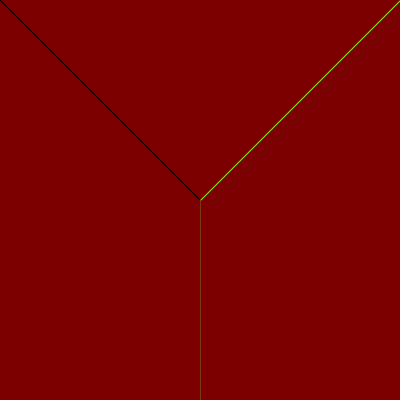
Frame 1 (no input)
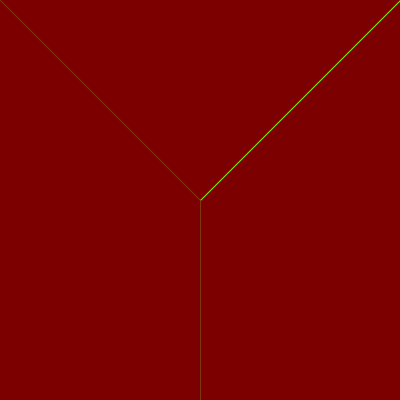
Frame 60 (the mouse pressed at the canvas centre just before this capture)
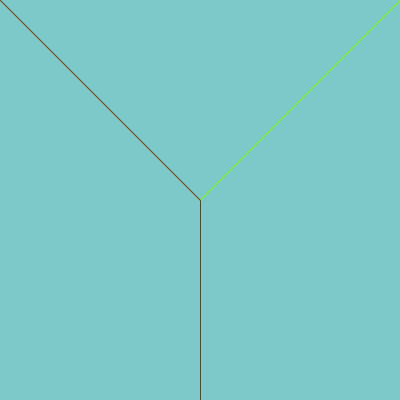
Frame 120 (the mouse held since frame 60 and released just before this capture)

The Processing sketch that drew these frames (run headless with seeded random() and noise(); from frame 60 on, the mouse is pressed at the canvas centre):

// Processing sketch: processing_159495
// ── processing_159495.pde



void setup() {
  size(400, 400);
  background(125,125,0);
  
}

void draw(){
  background(125,mouseX,mouseY);
  line(0, 0, width/2, height/2);
  stroke(125, 255, 0);
  line(width, 0, width/2, height/2);
  stroke(122, 58, 12);
  line(width/2, height, width/2, height/2);
}
